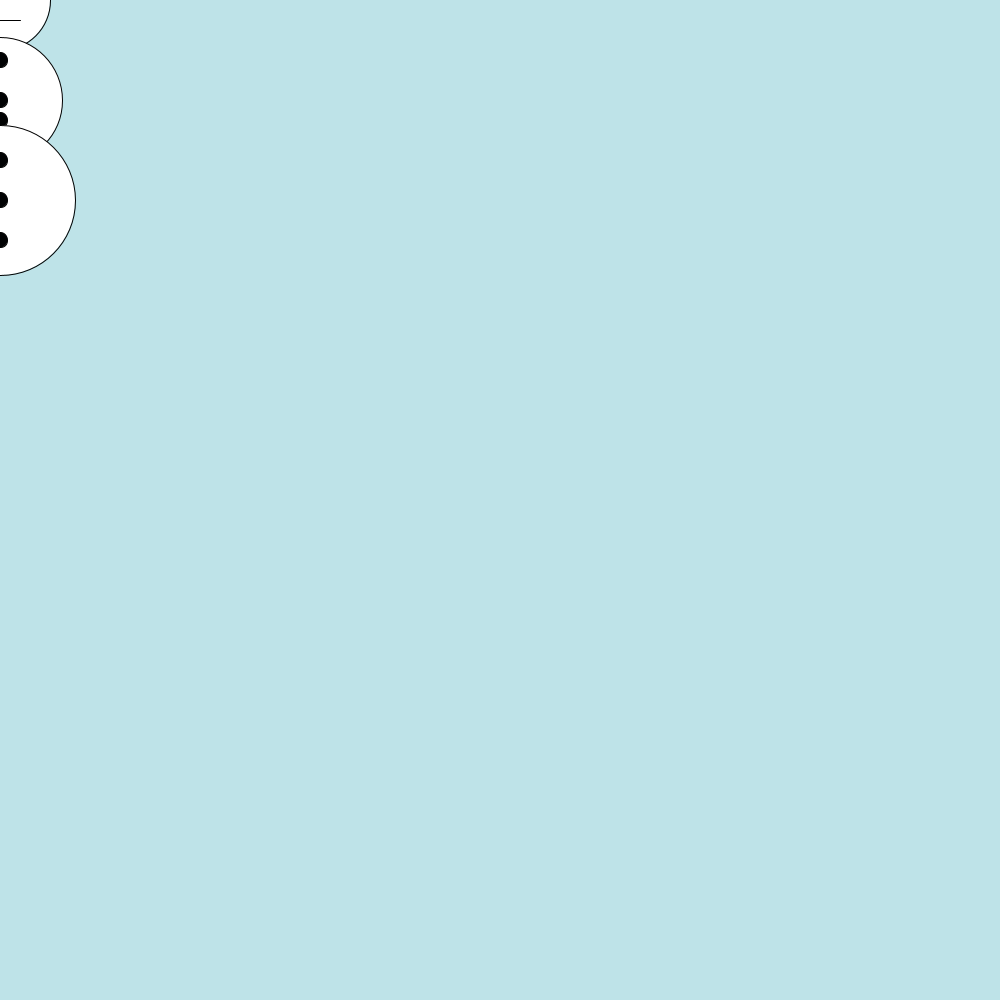
Frame 1 (no input)
Frame 60 (the mouse pressed at the canvas centre just before this capture): identical to frame 1, image omitted
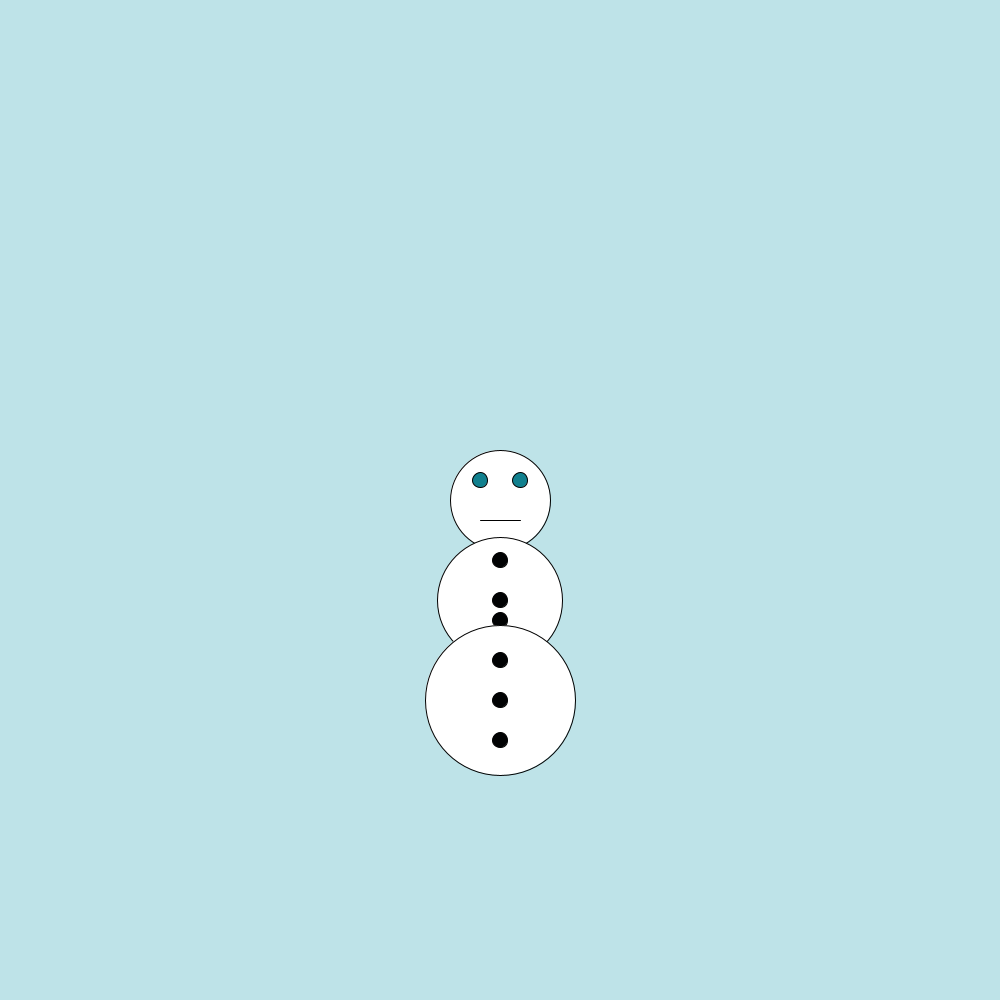
Frame 120 (the mouse held since frame 60 and released just before this capture)

The Processing sketch that drew these frames (run headless with seeded random() and noise(); from frame 60 on, the mouse is pressed at the canvas centre):

// Processing sketch: Snowman
// ── Snowman.pde
//Adalayde Scott | March 23 2023 | Drawing

void setup() {
  size(1000, 1000);
}
void draw() {
  background(#BEE3E8);
  drawCreature(mouseX, mouseY);
  //drawCreature(200,500);
  //drawCreature(random(width),random(height));
}
void drawCreature(float x, float y) {
  fill(#FFFFFF);
  ellipse(x, y, 100, 100); //Draws the Head
  fill(255);
  fill(#11808E);
  ellipse(x-20, y-20, 15, 15); //Draws the left eye
  ellipse(x+20, y-20, 15, 15); //Draws the right eye
  line(x-20, y+20, x+20, y+20); //Draws the mouth
  fill(#FFFFFF);
  ellipse(x,y+100, 125, 125); //Draws the body section of snowman
  fill(#010203);
  ellipse(x,y+60,15,15);
  ellipse(x,y+100,15,15); //Draws a button
  ellipse(x,y+120,15,15); //Draws a button
  fill(#FFFFFF);
  ellipse(x,y+200, 150, 150); //Draws the leg section of snowman
  fill(#010203);
  ellipse(x,y+200,15,15); //Draws a button
  ellipse(x,y+160,15,15); //Draws a button
  ellipse(x,y+240,15,15); //Draws final button
}
